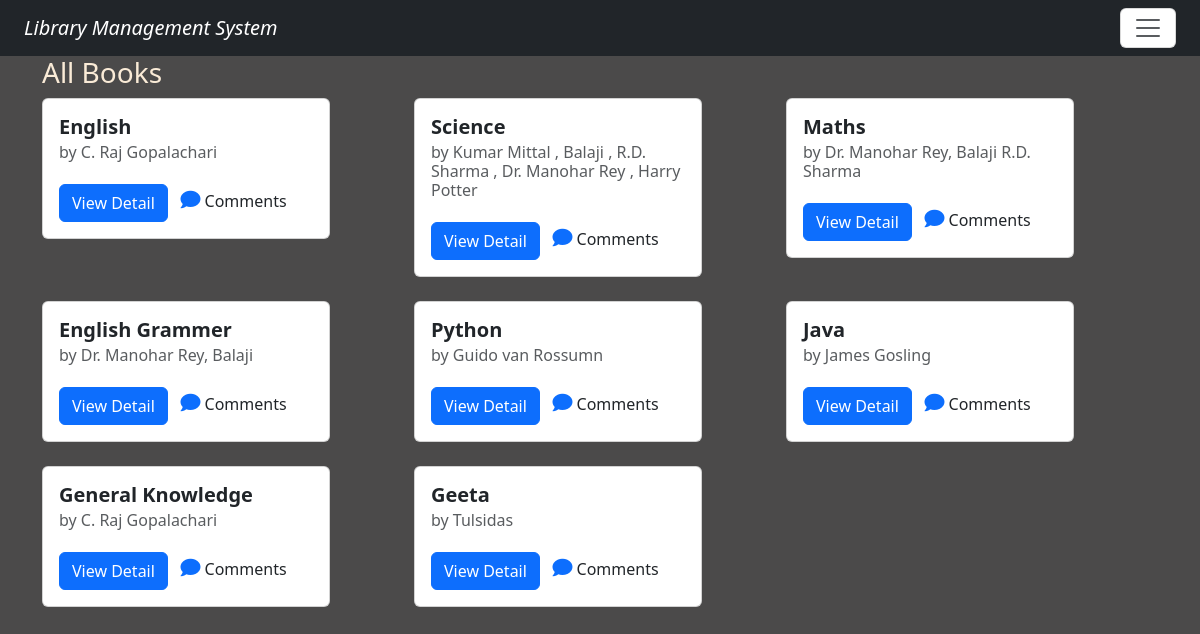
The app's page /search/ with its own data.
### library/models.py (models this page shows, shortened)
class Book(models.Model):
    book_name = models.CharField(max_length=100)
    authors = models.ManyToManyField(Author)
    publish_date = models.DateField(null=True, blank=True)
    book_rating = models.FloatField(validators=[MinValueValidator(0), MaxValueValidator(5)], default=0.0)
    available_copies = models.IntegerField(default=1)
    book_sr_no = models.CharField(max_length=10, unique=True)
    total_copies = models.PositiveBigIntegerField(default=1)
    status = models.CharField(max_length=10, default='available')

class Author(models.Model):
    author_name = models.CharField(max_length=100)

### library/views.py (the view)
# urls.py: path('search/', views.search_books, name='search_books'),
def search_books(request):
    query = request.GET.get('q', '')
    if query:
        books = Book.objects.filter(
            Q(book_name__icontains=query) |
            Q(authors__author_name__icontains=query) |
            Q(publish_date__icontains=query))
    else:
        books = Book.objects.all()
    return render(request, 'search_books.html', {'books': books, 'query': query})

### library/templates/search_books.html
{% extends 'base.html' %}
{% load static %}
{% block content %}
    <h3>All Books </h3>
    {% if books %}
        <div class="row">
            {% for book in books %}
                <div class="col-md-4 mb-4">
                    <div class="card" style="width: 18rem;">
                        <div class="card-body">
                            <h5 class="card-title"><strong>{{ book.book_name }}</strong></h5>
                            <h6 class="card-subtitle mb-2 text-body-secondary">by
                                {% for auth in book.authors.all %}
                                    {{ auth.author_name }}
                                {% endfor %}
                            </h6>
                            <a href="{% url 'book_detail' book.id %}" class="btn btn-primary">View Detail</a>
                            &nbsp;&nbsp;<a href="{% url 'comment' book.id %}"><i class="fa-solid fa-comment" style="font-size:20px; margin-top:20px;"></i></a>
                            Comments
                        </div>
                    </div>
                </div>
            {% endfor %}
        </div>
    {% else %}
        <p>No books found matching your search.</p>
    {% endif %}
{% endblock content %}

### library/static/css/style.css (style rules this page uses)
body { background-color: rgb(75,74,74); color : antiquewhite; }

### records on screen
Book: book_name "English"
Author: author_name "C. Raj Gopalachari"
Book: book_name "Science"
Author: author_name "Kumar Mittal , Balaji , R.D. Sharma , Dr. Manohar Rey , Harry Potter"
Book: book_name "Maths"
Author: author_name "Dr. Manohar Rey, Balaji"
Author: author_name "R.D. Sharma"
Book: book_name "English Grammer"
Book: book_name "Python"
Author: author_name "Guido van Rossumn"
Book: book_name "Java"
Author: author_name "James Gosling"
Book: book_name "General Knowledge"
Book: book_name "Geeta"
Author: author_name "Tulsidas"
